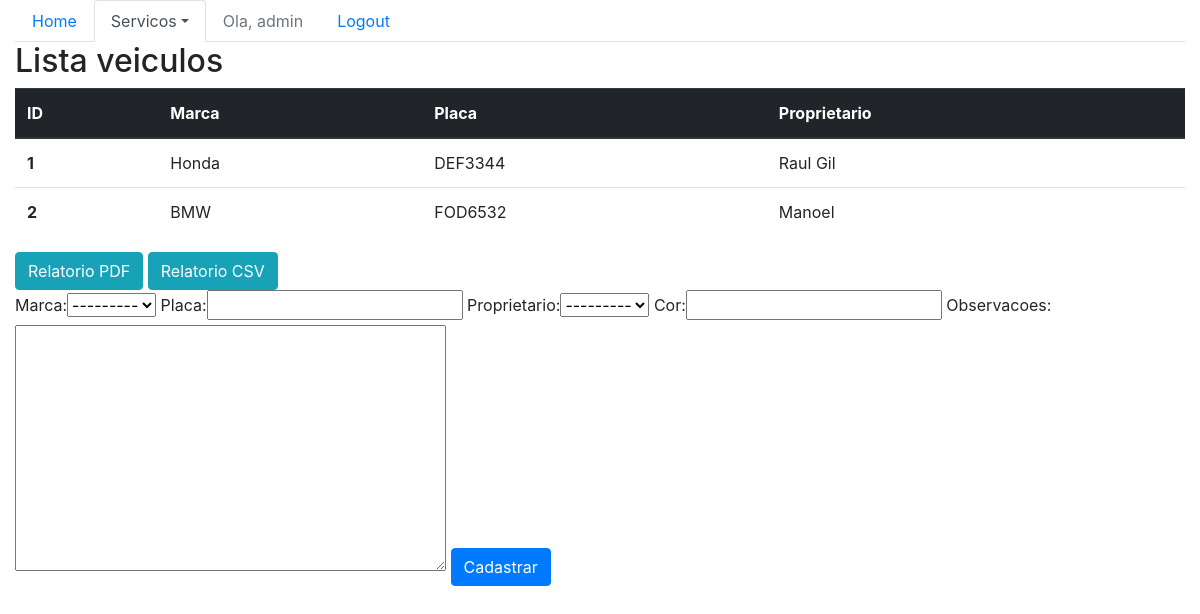
The app's page /sistema/veiculos/ (signed in), older data.
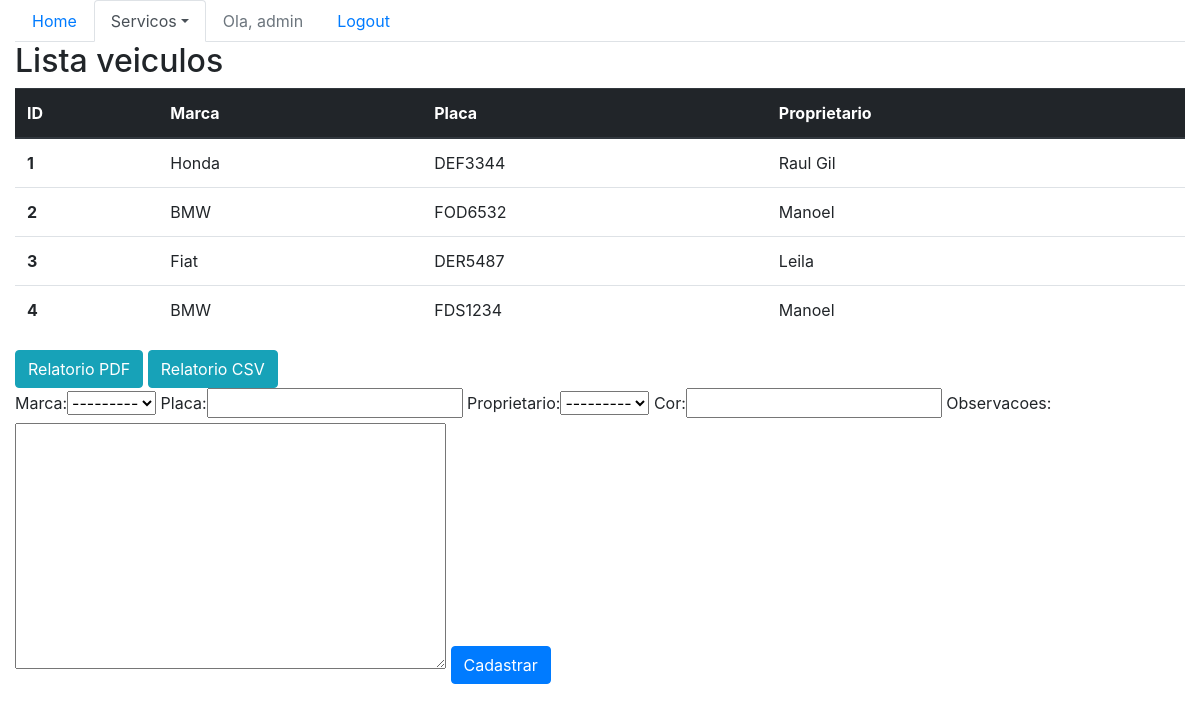
The same page, newer data.
### core/models.py (models this page shows, shortened)
class Veiculo(models.Model):
    marca = models.ForeignKey(Marca, on_delete=models.CASCADE)
    placa = models.CharField(max_length=7)
    proprietario = models.ForeignKey(Pessoa, on_delete=models.PROTECT)
    cor = models.CharField(max_length=15)
    observacoes = models.TextField()

class Marca(models.Model):
    nome = models.CharField(max_length=50)
    def __str__(self):
        return self.nome

class Pessoa(models.Model):
    nome = models.CharField(max_length=100)
    endereco = models.CharField(max_length=200)
    telefone = models.CharField(max_length=20)
    def __str__(self):
        return self.nome

### core/views.py (the view)
@login_required()
def lista_veiculos(request):
    form = VeiculoForm()
    veiculos = Veiculo.objects.all()
    data = {'veiculos': veiculos, 'form': form}
    return render(request, 'core/lista_veiculos.html', data)

### core/forms.py
class VeiculoForm(ModelForm):
    class Meta:
        model = Veiculo
        fields = '__all__'

### core/templates/core/lista_veiculos.html (shortened to what this page needs)
{% extends 'base.html' %}
{% load bootstrap %}
{% block menu%}
    <ul class="nav nav-tabs">
        <li class="nav-item">
            <a class="nav-link" href="{% url 'core_home' %}">Home</a>
        </li>
        <li class="nav-item dropdown">
        <li class="nav-item active dropdown">
            <a class="nav-link dropdown-toggle active" data-toggle="dropdown" href="#" role="button" aria-haspopup="true" aria-expanded="false">Servicos</a>
        </li>
        {% if user.is_authenticated %}
        <li class="nav-item">
                <a class="nav-link disabled" href="">Ola, {{ user }}</a>
        </li>
        <li class="nav-item">
                <a class="nav-link" href="{% url 'logout' %}">Logout</a>
        </li>
    {% else %}
    <li class="nav-item">
            <a class="nav-link" href="{% url 'login' %}">Login</a>
    </li>
    {% endif %}
    </ul>
{% endblock %}
{% block main %}
<div class="row">
    <div class="col">
        <h2>Lista veiculos</h2>
        <table class="table">
                <thead class="thead-dark">
                    <tr>
                    <th scope="col">ID</th>
                    <th scope="col">Marca</th>
                    <th scope="col">Placa</th>
                    <th scope="col">Proprietario</th>
                    </tr>
                </thead>
                <tbody>
                    {% for veiculo in veiculos %}
                    <tr>
                    <th scope="row">{{ veiculo.id }}</th>
                    <td>{{ veiculo.marca }}</td>
                    <td>{{ veiculo.placa }}</td>
                    <td>{{ veiculo.proprietario }}</td>
                    </tr>
                    {% endfor %}
                </tbody>
            </table>
    <a class="btn btn-info" href="{% url 'relatorio_pdf' %}">Relatorio PDF</a>
    <a class="btn btn-info" href="{% url 'relatorio_csv' %}">Relatorio CSV</a>
        <form action="{% url 'core_veiculo_novo' %}" method="POST">
            {{ form|bootstrap }}
            <button type="submit" class="btn btn-primary">Cadastrar</button>
        </form>
    </div>
</div>
{% endblock %}

Row changes from the older to the newer data that the page shows:
added Veiculo: id "3", marca "Fiat", placa "DER5487", proprietario "Leila"
added Veiculo: id "4", marca "BMW", placa "FDS1234", proprietario "Manoel"
